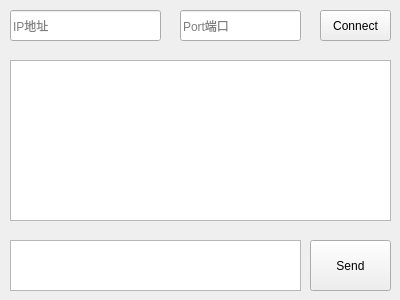
<?xml version="1.0" encoding="UTF-8"?>
<ui version="4.0">
 <class>Client</class>
 <widget class="QWidget" name="Client">
  <property name="geometry">
   <rect>
    <x>0</x>
    <y>0</y>
    <width>400</width>
    <height>300</height>
   </rect>
  </property>
  <property name="minimumSize">
   <size>
    <width>400</width>
    <height>300</height>
   </size>
  </property>
  <property name="maximumSize">
   <size>
    <width>400</width>
    <height>300</height>
   </size>
  </property>
  <property name="windowTitle">
   <string>Client</string>
  </property>
  <widget class="QLineEdit" name="ip">
   <property name="geometry">
    <rect>
     <x>10</x>
     <y>10</y>
     <width>151</width>
     <height>31</height>
    </rect>
   </property>
   <property name="placeholderText">
    <string>IP地址</string>
   </property>
  </widget>
  <widget class="QLineEdit" name="port">
   <property name="geometry">
    <rect>
     <x>180</x>
     <y>10</y>
     <width>121</width>
     <height>31</height>
    </rect>
   </property>
   <property name="placeholderText">
    <string>Port端口</string>
   </property>
  </widget>
  <widget class="QPushButton" name="connectButton">
   <property name="geometry">
    <rect>
     <x>320</x>
     <y>10</y>
     <width>71</width>
     <height>31</height>
    </rect>
   </property>
   <property name="text">
    <string>Connect</string>
   </property>
  </widget>
  <widget class="QTextEdit" name="receive">
   <property name="geometry">
    <rect>
     <x>10</x>
     <y>60</y>
     <width>381</width>
     <height>161</height>
    </rect>
   </property>
   <property name="readOnly">
    <bool>true</bool>
   </property>
  </widget>
  <widget class="QTextEdit" name="send">
   <property name="geometry">
    <rect>
     <x>10</x>
     <y>240</y>
     <width>291</width>
     <height>51</height>
    </rect>
   </property>
  </widget>
  <widget class="QPushButton" name="sendButton">
   <property name="geometry">
    <rect>
     <x>310</x>
     <y>240</y>
     <width>81</width>
     <height>51</height>
    </rect>
   </property>
   <property name="text">
    <string>Send</string>
   </property>
  </widget>
 </widget>
 <resources/>
 <connections/>
</ui>
